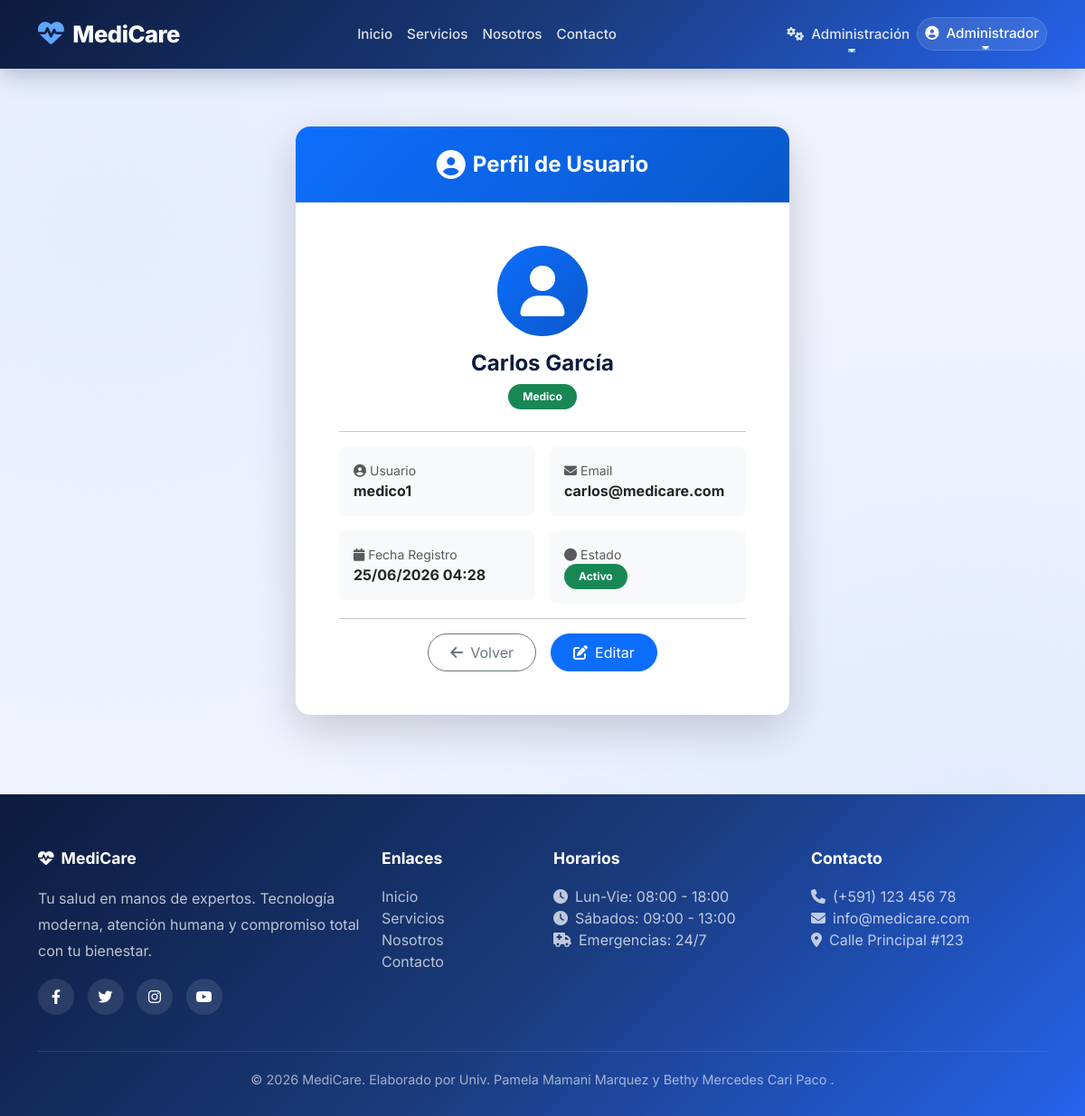
The app's page /admin/usuarios/perfil/2 (signed in) with its own data.
### app/models/usuario.py (models this page shows, shortened)
class Usuario(UserMixin, db.Model):
    __tablename__ = 'usuarios'
    id = db.Column(db.Integer, primary_key=True)
    username = db.Column(db.String(80), unique=True, nullable=False)
    email = db.Column(db.String(120), unique=True, nullable=False)
    password_hash = db.Column(db.String(200), nullable=False)
    rol = db.Column(db.String(20), nullable=False, default='paciente')
    nombres = db.Column(db.String(100))
    apellidos = db.Column(db.String(100))
    ci = db.Column(db.String(20))
    telefono = db.Column(db.String(20))
    fecha_registro = db.Column(db.DateTime, default=datetime.utcnow)
    activo = db.Column(db.Boolean, default=True)
    paciente = db.relationship('Paciente', back_populates='usuario', uselist=False)
    medico = db.relationship('Medico', back_populates='usuario', uselist=False)
    def is_admin(self):
        return self.rol == 'admin'

### app/admin/routes.py (the view)
@bp_admin.route('/usuarios/perfil/<int:id>')
@login_required
def perfil_usuario(id):
    if not current_user.is_admin():
        flash('⛔ Acceso denegado.', 'danger')
        return redirect(url_for('core.landing'))
    usuario = Usuario.query.get_or_404(id)
    return render_template('admin/perfil_usuario.html', usuario=usuario)

### templates/admin/perfil_usuario.html (shortened to what this page needs)
{% extends "base.html" %}
{% block content %}
<div class="container py-5">
    <div class="row justify-content-center">
        <div class="col-lg-6 col-md-8">
            <div class="card border-0 shadow-lg rounded-4 overflow-hidden">
                <div class="card-header text-center border-0 bg-gradient-primary text-white py-4">
                    <div class="d-flex align-items-center justify-content-center gap-2">
                        <i class="fas fa-user-circle fs-2"></i>
                        <span class="fw-bold fs-4">
                            Perfil de Usuario
                        </span>
                    </div>
                </div>
                <div class="card-body p-4 p-md-5">
                    <div class="text-center mb-4">
                        <div class="bg-gradient-primary rounded-circle d-flex align-items-center justify-content-center mx-auto"
                             style="width: 100px; height: 100px;">
                            <i class="fas fa-user text-white" style="font-size: 3.5rem;"></i>
                        </div>
                        <h4 class="fw-bold text-dark mt-3">{{ usuario.nombres }} {{ usuario.apellidos }}</h4>
                        <span class="badge
                            {% if usuario.rol == 'admin' %}bg-danger
                            {% elif usuario.rol == 'medico' %}bg-success
                            {% elif usuario.rol == 'recepcionista' %}bg-warning text-dark
                            {% else %}bg-info{% endif %}
                            rounded-pill px-3 py-2">
                            {{ usuario.rol|title }}
                        </span>
                    </div>
                    <hr>
                    <div class="row g-3">
                        <div class="col-md-6">
                            <div class="p-3 bg-light rounded-3">
                                <small class="text-muted d-block"><i class="fas fa-user-circle me-1"></i>Usuario</small>
                                <strong>{{ usuario.username }}</strong>
                            </div>
                        </div>
                        <div class="col-md-6">
                            <div class="p-3 bg-light rounded-3">
                                <small class="text-muted d-block"><i class="fas fa-envelope me-1"></i>Email</small>
                                <strong>{{ usuario.email }}</strong>
                            </div>
                        </div>
                        <div class="col-md-6">
                            <div class="p-3 bg-light rounded-3">
                                <small class="text-muted d-block"><i class="fas fa-calendar me-1"></i>Fecha Registro</small>
                                <strong>{{ usuario.fecha_registro.strftime('%d/%m/%Y %H:%M') }}</strong>
                            </div>
                        </div>
                        <div class="col-md-6">
                            <div class="p-3 bg-light rounded-3">
                                <small class="text-muted d-block"><i class="fas fa-circle me-1"></i>Estado</small>
                                <span class="badge {% if usuario.activo %}bg-success{% else %}bg-secondary{% endif %} rounded-pill px-3 py-2">
                                    {{ 'Activo' if usuario.activo else 'Inactivo' }}
                                </span>
                            </div>
                        </div>
                    </div>
                    <hr>
                    <div class="d-flex gap-3 mt-3 justify-content-center">
                        <a href="{{ url_for('admin.usuarios') }}" class="btn btn-outline-secondary rounded-pill px-4 py-2">
                            <i class="fas fa-arrow-left me-2"></i>Volver
                        </a>
                        <a href="{{ url_for('admin.editar_usuario', id=usuario.id) }}" class="btn btn-primary rounded-pill px-4 py-2">
                            <i class="fas fa-edit me-2"></i>Editar
                        </a>
                    </div>
                </div>
            </div>
        </div>
    </div>
</div>
{% endblock %}

### templates/base.html (shortened to what this page needs)
<!DOCTYPE html>
<html lang="es">
<head>
    <link href="https://cdn.jsdelivr.net/npm/bootstrap@5.3.0/dist/css/bootstrap.min.css" rel="stylesheet">
    <link rel="stylesheet" href="https://cdnjs.cloudflare.com/ajax/libs/font-awesome/6.4.0/css/all.min.css">
</head>
<body>
    <nav class="navbar navbar-expand-lg navbar-custom">
        <div class="container">
            <a class="navbar-brand" href="{{ url_for('core.landing') }}">
                <i class="fas fa-heartbeat"></i>MediCare
            </a>
            <div class="collapse navbar-collapse" id="navbarNav">
                <ul class="navbar-nav mx-auto">
                    <li class="nav-item">
                        <a class="nav-link" href="{{ url_for('core.landing') }}">Inicio</a>
                    </li>
                    <li class="nav-item">
                        <a class="nav-link" href="{{ url_for('core.servicios') }}">Servicios</a>
                    </li>
                    <li class="nav-item">
                        <a class="nav-link" href="{{ url_for('core.about') }}">Nosotros</a>
                    </li>
                    <li class="nav-item">
                        <a class="nav-link" href="{{ url_for('core.contacto') }}">Contacto</a>
                    </li>
                </ul>
                <ul class="navbar-nav">
                    {% if current_user.is_authenticated %}
                        {% if current_user.is_admin() %}
                        <li class="nav-item dropdown">
                            <a class="nav-link dropdown-toggle text-white" href="#" id="adminDropdown" role="button" data-bs-toggle="dropdown">
                                <i class="fas fa-cogs me-1"></i> Administración
                            </a>
                        </li>
                        {% endif %}
                        <li class="nav-item dropdown user-dropdown">
                            <a class="nav-link dropdown-toggle text-white" href="#" id="userDropdown" role="button" data-bs-toggle="dropdown">
                                <i class="fas fa-user-circle me-1"></i>
                                {{ current_user.nombres }}
                            </a>
                        </li>
                    {% endif %}
                </ul>
            </div>
        </div>
    </nav>
    <main>
        {% block content %}{% endblock %}
    </main>
    <footer class="footer-custom">
        <div class="container">
            <div class="row g-4">
                <div class="col-md-4">
                    <h5><i class="fas fa-heartbeat me-2"></i>MediCare</h5>
                    <p style="opacity: 0.8; line-height: 1.8; position: relative; z-index: 1;">Tu salud en manos de expertos. Tecnología moderna, atención humana y compromiso total con tu bienestar.</p>
                    <div class="social-links mt-3">
                        <a href="#"><i class="fab fa-facebook-f"></i></a>
                        <a href="#"><i class="fab fa-twitter"></i></a>
                        <a href="#"><i class="fab fa-instagram"></i></a>
                        <a href="#"><i class="fab fa-youtube"></i></a>
                    </div>
                </div>
                <div class="col-md-2">
                    <h5>Enlaces</h5>
                    <ul class="list-unstyled">
                        <li><a href="{{ url_for('core.landing') }}">Inicio</a></li>
                        <li><a href="{{ url_for('core.servicios') }}">Servicios</a></li>
                        <li><a href="{{ url_for('core.about') }}">Nosotros</a></li>
                        <li><a href="{{ url_for('core.contacto') }}">Contacto</a></li>
                    </ul>
                </div>
                <div class="col-md-3">
                    <h5>Horarios</h5>
                    <ul class="list-unstyled" style="opacity: 0.8;">
                        <li><i class="fas fa-clock me-2"></i>Lun-Vie: 08:00 - 18:00</li>
                        <li><i class="fas fa-clock me-2"></i>Sábados: 09:00 - 13:00</li>
                        <li><i class="fas fa-ambulance me-2"></i>Emergencias: 24/7</li>
                    </ul>
                </div>
                <div class="col-md-3">
                    <h5>Contacto</h5>
                    <ul class="list-unstyled" style="opacity: 0.8;">
                        <li><i class="fas fa-phone me-2"></i>(+591) 123 456 78</li>
                        <li><i class="fas fa-envelope me-2"></i>info@medicare.com</li>
                        <li><i class="fas fa-map-marker-alt me-2"></i>Calle Principal #123</li>
                    </ul>
                </div>
            </div>
            <div class="footer-bottom">
                <p class="mb-0">&copy; 2026 MediCare. Elaborado por Univ. Pamela Mamani Marquez y Bethy Mercedes Cari Paco .</p>
            </div>
        </div>
    </footer>
</body>
</html>

### templates/base.html (style rules this page uses)
:root { --primary-dark: #0d1b3e; --primary-mid: #1a3a7a; --primary-blue: #2563eb; --primary-light: #3b82f6; --primary-gradient: linear-gradient(135deg, #0d1b3e 0%, #1a3a7a 50%, #2563eb 100%); --glass-bg: rgba(255, 255, 255, 0.1); --glass-border: rgba(255, 255, 255, 0.15); --text-light: #ffffff; --text-dark: #0d1b3e; --shadow-soft: 0 8px 32px rgba(13, 27, 62, 0.15); --shadow-glass: 0 8px 32px rgba(0, 0, 0, 0.1); --border-radius: 16px; --transition: all 0.3s cubic-bezier(0.4, 0, 0.2, 1); }
* { font-family: 'Inter', sans-serif; margin: 0; padding: 0; box-sizing: border-box; }
body { background: #f0f4ff; color: var(--text-dark); min-height: 100vh; background-image: radial-gradient(ellipse at 10% 20%, rgba(37, 99, 235, 0.05) 0%, transparent 50%), radial-gradient(ellipse at 90% 80%, rgba(37, 99, 235, 0.08) 0%, transparent 50%); }
.navbar-custom { background: var(--primary-gradient); padding: 14px 0; box-shadow: 0 4px 30px rgba(13, 27, 62, 0.3); position: sticky; top: 0; z-index: 1000; backdrop-filter: blur(10px); }
.navbar-custom .navbar-brand { font-weight: 800; font-size: 1.6rem; color: white !important; letter-spacing: -0.5px; }
.navbar-custom .navbar-brand i { font-size: 1.8rem; margin-right: 10px; color: #60a5fa; }
.navbar-custom .nav-link { color: rgba(255,255,255,0.85) !important; font-weight: 500; padding: 8px 20px; border-radius: 8px; transition: var(--transition); font-size: 0.95rem; position: relative; }
.navbar-custom .nav-link::after { content: ''; position: absolute; bottom: 0; left: 50%; width: 0; height: 2px; background: #60a5fa; transition: var(--transition); transform: translateX(-50%); }
.user-dropdown .dropdown-toggle { color: white !important; padding: 6px 16px; border-radius: 50px; background: rgba(255,255,255,0.1); border: 1px solid rgba(255,255,255,0.15); }
.footer-custom { background: var(--primary-gradient); color: rgba(255,255,255,0.9); padding: 60px 0 30px 0; position: relative; overflow: hidden; margin-top: 40px; }
.footer-custom h5 { color: white; font-weight: 700; margin-bottom: 20px; font-size: 1.1rem; position: relative; z-index: 1; }
.footer-custom a { color: rgba(255,255,255,0.7); text-decoration: none; transition: var(--transition); display: inline-block; position: relative; z-index: 1; }
.footer-custom .social-links a { display: inline-flex; align-items: center; justify-content: center; width: 40px; height: 40px; background: rgba(255,255,255,0.1); border-radius: 50%; margin-right: 10px; transition: var(--transition); color: white; position: relative; z-index: 1; }
.footer-bottom { border-top: 1px solid rgba(255,255,255,0.1); padding-top: 20px; margin-top: 40px; text-align: center; font-size: 0.9rem; color: rgba(255,255,255,0.6); position: relative; z-index: 1; }

### templates/admin/perfil_usuario.html (style rules this page uses)
.bg-gradient-primary { background: linear-gradient(135deg, #0d6efd, #0a58ca); }
.rounded-4 { border-radius: 1rem; }
.rounded-3 { border-radius: 0.5rem; }
.bg-light { background-color: #f8f9fa !important; }
.text-dark { color: #0d1b3e !important; }
.fs-2 { font-size: 2rem !important; }
.fs-4 { font-size: 1.5rem !important; }

### records on screen
Usuario: nombres "Administrador"
Usuario: nombres "Carlos", apellidos "García", rol "Medico", username "medico1", email "carlos@medicare.com", fecha_registro "25/06/2026 04:28", activo "Activo"
